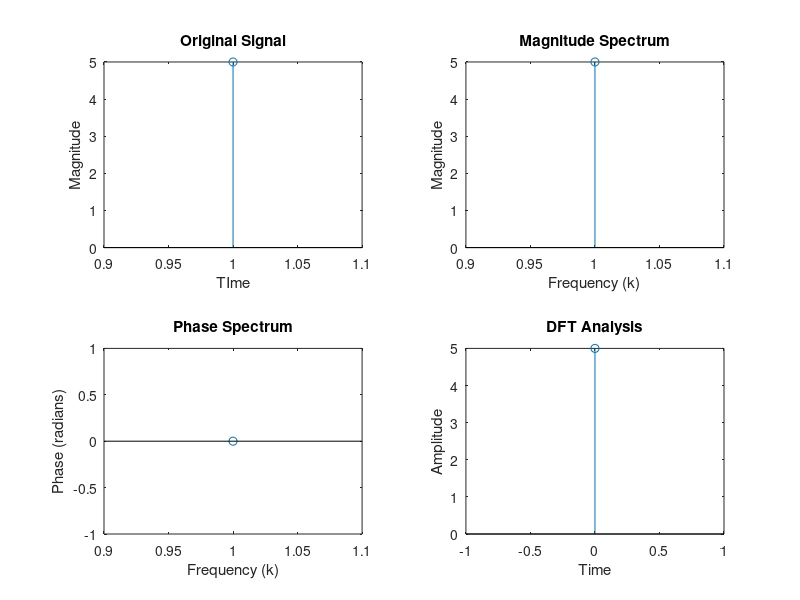

Write MATLAB code to recreate this figure.
clc;
clear;
%% Input Sequence
user_ip = input('Enter Sequence values with a space : ', 's');
ip_values = str2num(user_ip);

%% Calculate N-point DFT
N = length(ip_values);
X = zeros(1, N);
for k = 1:N
    X(k) = sum(ip_values .* exp(-1j * 2 * pi * (k-1) * (0:N-1) / N));
end

%% Calculate magnitude and phase spectra
magnitude_spectrum = abs(X);
phase_spectrum = angle(X);

%% IDFT
x_reconstructed = zeros(1, N);
for n = 1:N
    x_reconstructed(n) = (1/N) * sum(X .* exp(1j * 2 * pi * (n-1) * (0:N-1) / N));
end

%% Plot Original Signal
subplot(2, 2, 1)
stem(ip_values);
xlabel('TIme')
ylabel('Magnitude')
title('Original Signal')
%% Plot magnitude spectrum
subplot(2, 2, 2);
stem(magnitude_spectrum);
title('Magnitude Spectrum');
xlabel('Frequency (k)');
ylabel('Magnitude');

%% Plot phase spectrum
subplot(2, 2, 3);
stem(phase_spectrum);
title('Phase Spectrum');
xlabel('Frequency (k)');
ylabel('Phase (radians)');
%% Plot Recunstructed Signal
subplot(2, 2, 4)
stem(0:N-1,(x_reconstructed));
title('Reconstructed Signal')
xlabel('Time')
ylabel('Amplitude')
title('DFT Analysis');